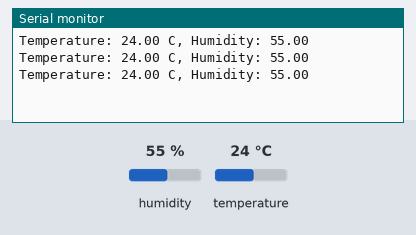
This sketch was run on a simulated Arduino Uno, built with avr-gcc and run on an emulated ATmega328P. Parts: the last lines printed to the serial monitor. Inputs (shaded band) come from the test bench; at power-on: humidity 55 %, temperature 24 °C.

Above: at 2.8 s.
2.9 s: humidity set to 22 %
At 4.7 s:
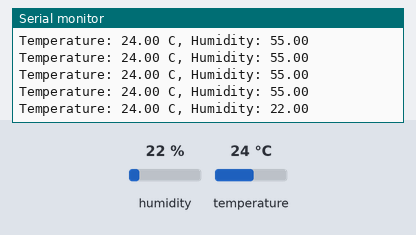
5.6 s: temperature set to 12 °C
At 6.4 s:
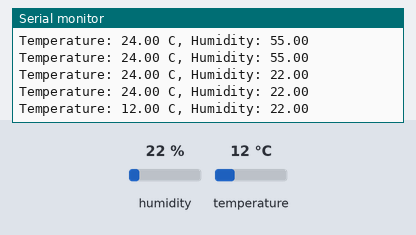
8.3 s: humidity set to 40 %
At 9.9 s:
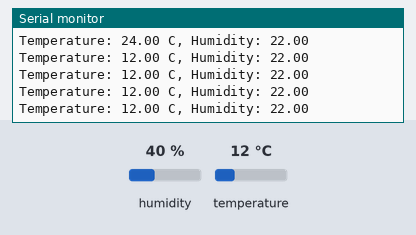
Timing chart, 0 to 11.4 s (numbered marks = the images above; inputs shaded):
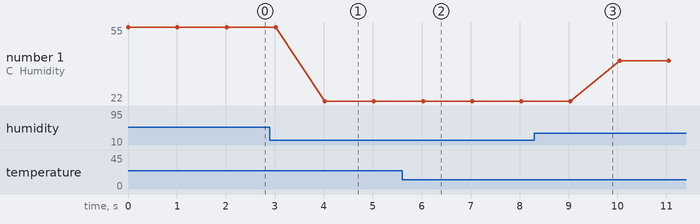

The sketch:

code.ino
```cpp
/*Library*/
#include <DHT.h>;

/*Constans*/
#define DHTPIN 2
#define DHTTYPE DHT22
DHT dht (DHTPIN, DHTTYPE);

/*Variables*/
int chk;
float hum;
float temp;

void setup() {
  Serial.begin(9600);
  dht.begin();
}

void loop() {
  //Read data and store it to variables hum and temp.
  hum = dht.readHumidity();
  temp = dht.readTemperature();
  //Print data in the Serial Monitor.
  Serial.print("Temperature: ");
  Serial.print(temp);
  Serial.print(" C, Humidity: ");
  Serial.println(hum);
  delay(1000);
}
```

Measured:
- after the input at 2.9 s, the serial monitor: prints a new line after 1.1 s (image 1)
- after the input at 5.6 s, the serial monitor: prints a new line after 0.43 s (image 2)
- plotted number 1: 55 → 22 after the input at 2.9 s, 22 → 40 after the input at 8.3 s
